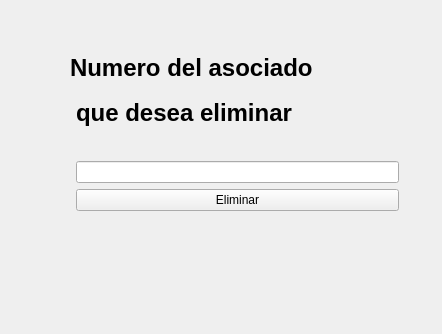
<?xml version="1.0" encoding="UTF-8"?>
<ui version="4.0">
 <class>Form</class>
 <widget class="QWidget" name="Form">
  <property name="geometry">
   <rect>
    <x>0</x>
    <y>0</y>
    <width>442</width>
    <height>334</height>
   </rect>
  </property>
  <property name="windowTitle">
   <string>Form</string>
  </property>
  <widget class="QWidget" name="">
   <property name="geometry">
    <rect>
     <x>70</x>
     <y>-20</y>
     <width>329</width>
     <height>231</height>
    </rect>
   </property>
   <layout class="QGridLayout" name="gridLayout">
    <item row="0" column="0" rowspan="2" colspan="2">
     <widget class="QLabel" name="lbl_1">
      <property name="font">
       <font>
        <pointsize>18</pointsize>
        <weight>75</weight>
        <bold>true</bold>
       </font>
      </property>
      <property name="text">
       <string>Numero del asociado </string>
      </property>
     </widget>
    </item>
    <item row="1" column="1">
     <widget class="QLabel" name="lbl_2">
      <property name="font">
       <font>
        <pointsize>18</pointsize>
        <weight>75</weight>
        <bold>true</bold>
       </font>
      </property>
      <property name="text">
       <string>que desea eliminar</string>
      </property>
     </widget>
    </item>
    <item row="2" column="1">
     <widget class="QLineEdit" name="txt_num"/>
    </item>
    <item row="3" column="1">
     <widget class="QPushButton" name="btn_drop">
      <property name="text">
       <string>Eliminar</string>
      </property>
     </widget>
    </item>
   </layout>
  </widget>
 </widget>
 <resources/>
 <connections/>
</ui>
